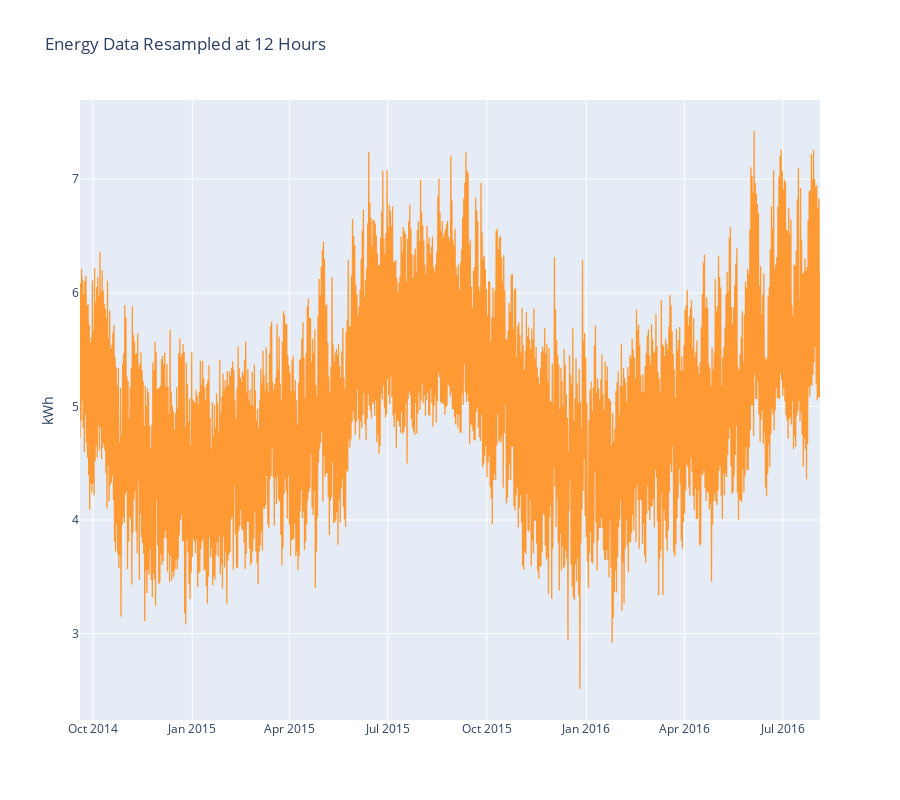

Source (notebook cell):
### Markdown cell above
Plotting this much data can make the notebook slow. Instead, we can resample the data and plot to see any long term trends.

### Code cell
data.resample('12 H')["actual"].mean().iplot(layout=dict(title='Energy Data Resampled at 12 Hours', height=800,
                                                        yaxis=dict(title='kWh')))

### Figure 1 — Plotly figure (JSON) as saved in the notebook; plotly's stock layout.template omitted (floating-point values rounded to 4 significant figures; data arrays with more than 128 entries replaced by an {"elided": "..."} marker saying what was removed)
{"data": [{"line": {"color": "rgba(255, 153, 51, 1.0)", "dash": "solid", "shape": "linear", "width": 1.3}, "mode": "lines", "name": "actual", "text": "", "type": "scatter", "x": {"elided": "1372 str values"}, "y": {"elided": "1372 float values"}}], "layout": {"height": 800, "title": {"text": "Energy Data Resampled at 12 Hours"}, "yaxis": {"title": {"text": "kWh"}}}}
